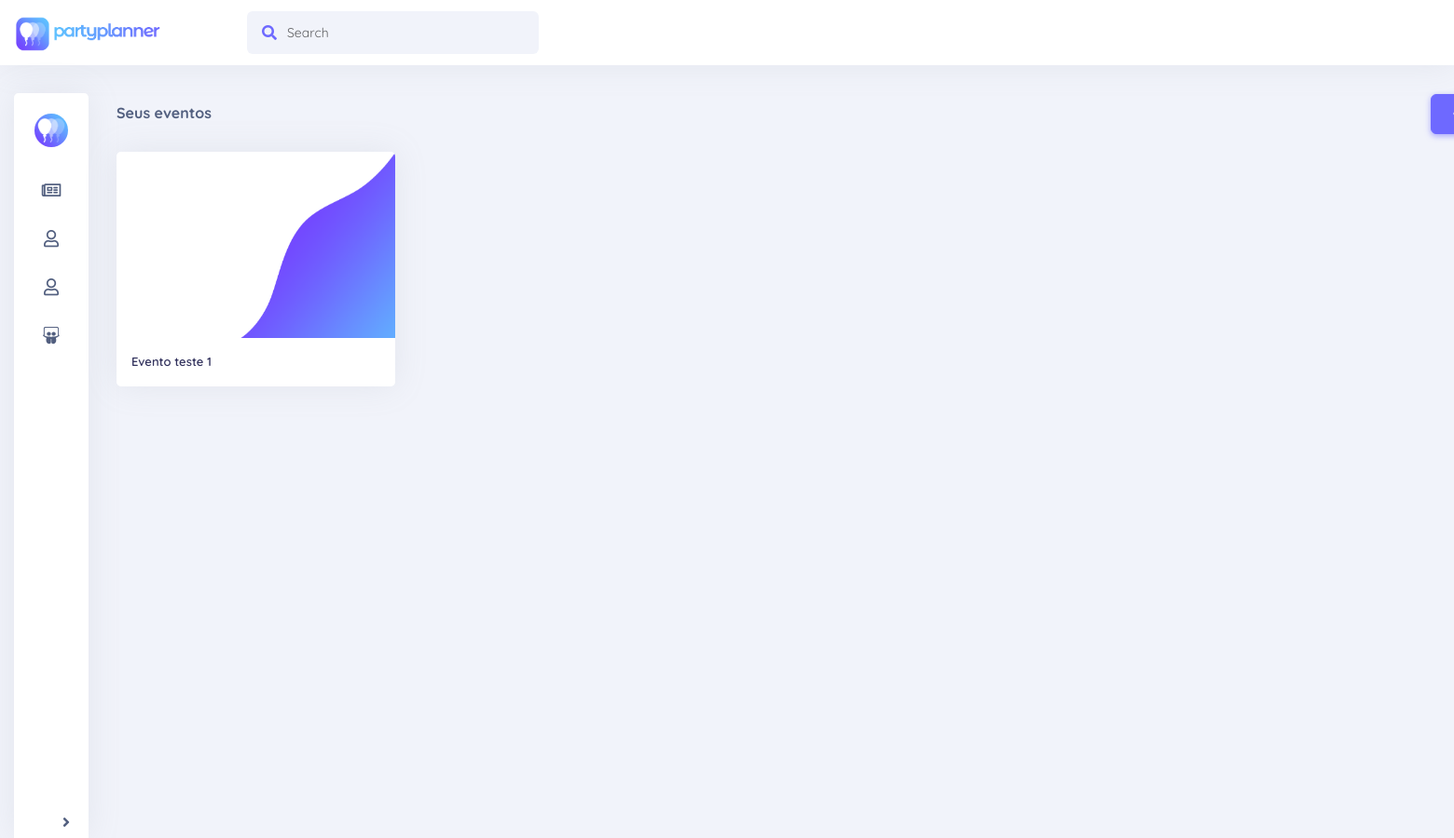
Page /view/lista_evento.php on the earlier database version.
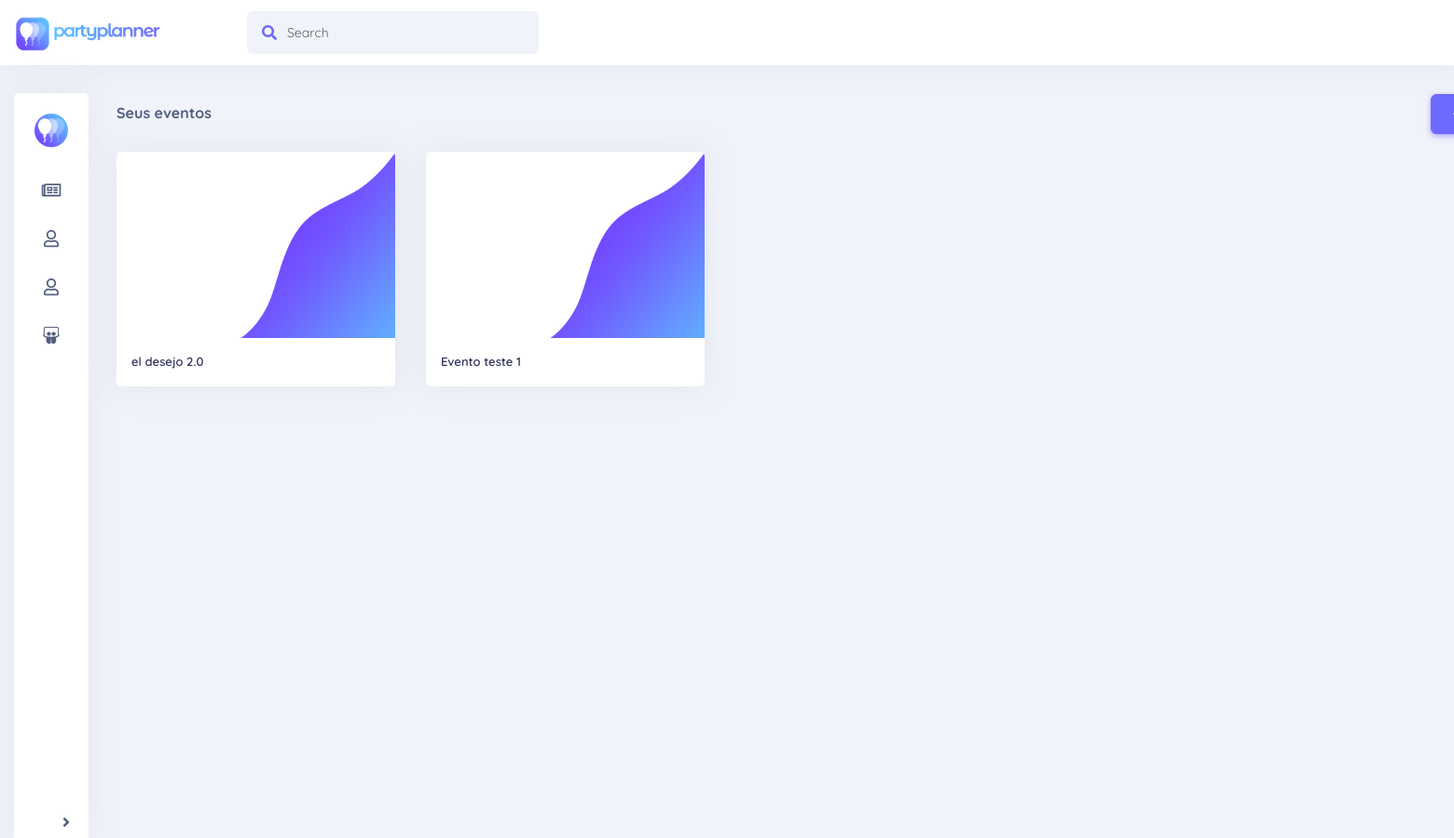
Same page on the later database version.
### tables this page shows
CREATE TABLE `eventos` (
  `id` bigint(20) UNSIGNED NOT NULL,
  `idUsuario` bigint(20) NOT NULL,
  `nome` varchar(191) NOT NULL,
  `descricao` varchar(300) DEFAULT NULL
);

### modelo/database.class.php (called while the page is built, shortened)
<?php
class Database{
    protected static $conn;
    private function __construct()
    {
        try
        {
            self::$conn = new PDO("mysql:host=". Config::HOST_NAME."; dbname=".Config::DATABASE_NAME, Config::DATABASE_USER_NAME, Config::DATABASE_PASSWORD);
            self::$conn->setAttribute(PDO::ATTR_ERRMODE, PDO::ERRMODE_EXCEPTION);
            self::$conn->exec('SET NAMES utf8');
        }
        catch (PDOException $e)
        {
            $email = new Email();
            die("Connection Error: " . $e->getMessage());
        }
    }
    public static function conectar()
    {
        return self::$conn;
    }
}

### controle/controleEvento.class.php (called while the page is built, shortened)
<?php
class ControleEvento extends ControleBase {
    private $evento;
    public function __construct() {
        $this->evento = new Evento();
    }
    public function controleAcao($acao,$param=null,$param2=null){
        switch ($acao) {
            default:
                return parent::controleAcao($acao,$param,$param2);
                break;
        }
    }
    protected function listarTodos($param=null, $param2){
        return $this->evento->listarTodos($param, $param2);
    }
}

### modelo/evento.class.php (called while the page is built, shortened)
<?php
class Evento implements IBaseModelo{
    private $id;
    private $nome;
    private $conn;
    public function getId() {
        return $this->id;
    }
    public function getNome() {
        return $this->nome;
    }
    public function __construct() {
        $this->conn = Database::conectar();
    }
    public function listarTodos($nome=null, $idUsuario){
        try{
            if(!is_null($nome)){
                $query="SELECT id,nome FROM eventos WHERE idUsuario = :idUsuario AND nome LIKE :nome";
            }else{
                $query="SELECT id,nome FROM eventos WHERE idUsuario = :idUsuario";
            }
            $this->stmt= $this->conn->prepare($query);
            if(!is_null($nome))$this->stmt->bindValue(':nome', '%'.$nome.'%', PDO::PARAM_STR);
            if(!is_null($idUsuario))$this->stmt->bindValue(':idUsuario', $idUsuario, PDO::PARAM_STR);
            if($this->stmt->execute()){
                $eventos = $this->stmt->fetchAll(PDO::FETCH_CLASS,"Evento");
            }
            return $eventos;
        } catch(PDOException $e) {
            echo "<div class='alert alert-danger'>".$e->getMessage()."</div>";
            return null;
        }
    }
}

### controle/controleBase.class.php (called while the page is built, shortened)
<?php
abstract class ControleBase {
    public function controleAcao($acao,$param=null, $param2=null) {
        switch ($acao) {
             case "listarTodos":
                return $this->listarTodos($param, $param2);
                break;
        }
    }
}
?>

### view/lista_evento.php (the view, shortened to what this page needs)
<?php
	$eventoControle = new ControleEvento();
	$eventos = array();
	if(isset($_GET['procure'])){
		$eventos = $eventoControle->controleAcao("listarTodos", $_GET['procure'], '1');
	}else{
		$eventos = $eventoControle->controleAcao("listarTodos", '', '1');
	}
?>
<!DOCTYPE html>
<html>
<?php include_once('include/head.php'); ?>
<body>
    <?php include_once('include/navbar.php'); ?>
    <div class="wrapper">
    	<?php include_once('include/sidebar.php'); ?>
    	<div id="page">
			<div class="filtros float-right simple-margin-right">
				 <button type="button" class="btn btn-primary btn-add" data-toggle="modal" data-target="#modal-form">
					<span class="circle btn-inner--icon"><i class="ni ni-fat-add"></i></span>
				</button>
			</div>
			<div class="filtros">Seus eventos</div>
			<div id="eventos">
			<?php
				if(!empty($eventos)){
                    foreach (array_reverse($eventos) as $ev) {
                        echo "<div class='content co-2 photo normal-shadow'>
				<div class='card' data-id=".$ev->getId().">
				  <img class='card-img-top' height='200px' src='img/background.png' alt='Card image cap'>
				  <div class='card-body'>
				    <h5 class='card-title'>".$ev->getNome()."</h5>
				  </div>
				</div>
			</div>";
                    }
                }
            ?>
	  		</div>
		</div>
    </div>
</body>
</html>

### view/include/head.php (shortened to what this page needs)
<head>
<link rel="stylesheet" href="https://stackpath.bootstrapcdn.com/bootstrap/4.1.0/css/bootstrap.min.css">
    <link rel="stylesheet" href="https://use.fontawesome.com/releases/v5.8.1/css/all.css">
    <link rel="stylesheet" href="css/main.css">
    <link href="vendor/nucleo/css/nucleo.css" rel="stylesheet">
    <link href="vendor/@fortawesome/fontawesome-free/css/all.min.css" rel="stylesheet">
    <link type="text/css" href="css/argon.css?v=1.0.0" rel="stylesheet">
</head>

### view/include/navbar.php (shortened to what this page needs)
<div class="navigation normal-shadow bg-light">
	<nav class="navbar navbar-horizontal navbar-expand-lg">
		<div class="container container-menu">
			<a class="navbar-brand" href="home.php"><img src="img/outrologo2.png"/></a>
			<div class="collapse navbar-collapse" id="navbar-default">
				<form class="navbar-search navbar-search-light form-inline mr-3 d-none d-md-flex ml-lg-auto">
				  <div class="form-group mb-0">
					<div class="input-group input-group-alternative">
					  <div class="input-group-prepend">
						<span class="input-group-text"><i class="fas fa-search"></i></span>
					  </div>
					  <input class="form-control" placeholder="Search" type="text">
					</div>
				  </div>
				</form>
			</div>
		</div>
	</nav>
</div>

### view/include/sidebar.php (shortened to what this page needs)
<nav id="sidebar" class="minimized normal-shadow">
				<button id="expandeMenu" class="btn-diferente">
                    	<i class="fas fa-angle-right"></i>
				</button>
            <div class="sidebar-header">
				<div class="header-photo circle">
					<img src="img/logo.png"/>
				</div>
            </div>
            <ul class="list-unstyled components">
                <a href="" data-toggle="collapse" aria-expanded="false">
	                <li class="active">
	                    <i class="far fa-newspaper"></i><span>Página incial</span>
	                </li>
                </a>
                <a href="">
	                <li>
	                    <i class="far fa-user"></i><span>Seu perfil</span>
	                </li>
                </a>
				<a href="lista_evento.php">
					<li>
                    	<i class="far fa-user"></i><span>Seus eventos</span>
                	</li>
                </a>
                <a href="">
					<li>
                    	<i class="fab fa-slideshare"></i><span>Compartilhados</span>
                	</li>
                </a>
            </ul>
        </nav>

### view/css/main.css (style rules this page uses)
.wrapper { display: flex; align-items: stretch; }
.wrapper { display: flex; margin-top: 30px; align-items: stretch; width: 1800px; margin-left: auto; margin-right: auto; padding: 0px 15px; }
a[data-toggle="collapse"] { position: relative; }
html { height: 100%; }
body { font-family: 'Quicksand' !important; background-color: #f1f3fa !important; height: 100%; }
a, a:hover, a:focus { color: inherit; text-decoration: none; transition: all 0.3s; }
#sidebar { background: white; color: inherit; border-top-left-radius: 0.3rem; border-top-right-radius: 0.3rem; width: 83px; min-height: 100vh; }
#sidebar .sidebar-header { padding: 20px 20px 0px; height: 120px; background-size: 100% 100%; border-top-left-radius: 0.3rem; border-top-right-radius: 0.3rem; }
#sidebar .header-photo { width: 74px; height: 74px; margin: auto; padding: 2px; background-size: 100% 100%; }
#sidebar .header-photo img { width: 100%; height: 100%;; border-radius: 50px; margin: 0px; }
#sidebar ul.components { padding: 20px 0 0 0; font-size: .8rem; }
#sidebar ul li { padding: 15px 30px 15px 35px; }
#sidebar ul > a { font-size: 1.1em; display: block; }
#sidebar ul > a i { font-size: 1em; margin-right: 13px; }
#sidebar.minimized { text-align: center; }
#sidebar.minimized .sidebar-header { height: auto; background: none; }
#sidebar.minimized .header-photo { width: 40px; height: 40px; position: relative; }
#sidebar.minimized .list-unstyled li { text-align: center; padding: 15px 25px 15px 25px; }
#sidebar.minimized .list-unstyled li i { font-size: 1.3em; margin-right: 0px; }
.navigation { width: 100%; }
.bg-light { background-color: #fff !important; }
.navbar-brand img { width: 160px; }
.navbar-brand { margin-right: 90px !important; font-size: 1.3rem; font-weight: bold; color: #6e69ff !important; }
.navbar { width: 1800px; padding: 0.5rem 15px !important; margin-left: auto; margin-right: auto; }
@media (min-width: 992px) { .navbar-expand-lg { height: 70px; } }
.container.container-menu { width: auto; padding-right: 0px !important; padding-left: 0px !important; margin-right: 0px !important; margin-left: 0px !important; }
#page { width: 100%; margin: 0px 0px 0px 30px; text-align: left; }
#page .content { display: inline-block; }
.content { background: #fff; border-radius: 0.3rem; margin-right: 2%; margin-bottom: 30px; float: left; box-sizing: border-box; padding: 10px 30px; line-height: 30px; }
.co-2 { width: 18%; }
.photo { padding: 0px !important; }
.btn-add { text-align: left !important; }
.btn-diferente { padding: 5px 12px; border: none; background-color: transparent; color: #525f7f; border-radius: 0.3rem; cursor: pointer; outline: none; }
#expandeMenu { position: fixed; bottom: 0px; background-color: white; }
.normal-shadow { box-shadow: 0 0 35px 0 rgba(154,161,171,.15); }
.circle { border-radius: 50%; }
.filtros { margin: 0px 0px 20px 0px; font-weight: bold; line-height: 43px; }
.float-right { float: right; }
.simple-margin-right { margin-right: 2%; }

Differences in the rows shown:
added eventos: nome "el desejo 2.0"
